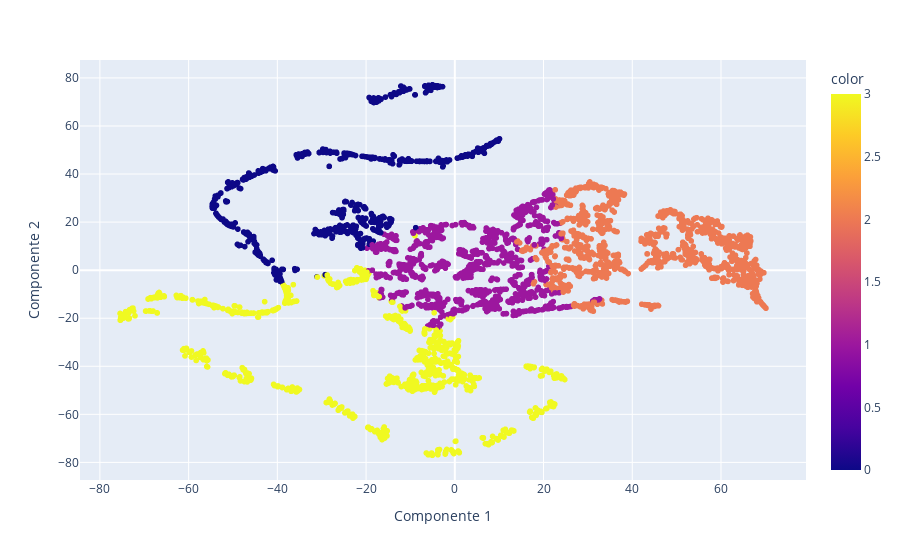

Write notebook code for a chart like this one.
### Markdown cell above
Por último, Mr. Lepin, impaciente de no entender lo que usted intenta explicarle, le solicita que por favor muestre algún resultado "visual" de los grupos encontrados.

Para esto, grafique nuevamente las características encontradas usando `T-SNE` (no calcule de nuevo, simplemente utilice las proyecciones encontradas) y agregue las labels calculadas con kmeans como el argumento `color`.   

Comente: ¿Se separan bien los distintos clusters en la visualización?

### Code cell
fig = px.scatter(df_transformed, x='Componente 1', y='Componente 2', color = cluster_labels)
fig.show()

### Figure 1 — Plotly figure (JSON) as saved in the notebook; plotly's stock layout.template omitted (floating-point values rounded to 4 significant figures; data arrays with more than 128 entries replaced by an {"elided": "..."} marker saying what was removed)
{"data": [{"hovertemplate": "Componente 1=%{x}<br>Componente 2=%{y}<br>color=%{marker.color}<extra></extra>", "legendgroup": "", "marker": {"color": {"elided": "4314 int values"}, "coloraxis": "coloraxis", "symbol": "circle"}, "mode": "markers", "name": "", "showlegend": false, "type": "scattergl", "x": {"elided": "4314 float values"}, "xaxis": "x", "y": {"elided": "4314 float values"}, "yaxis": "y"}], "layout": {"coloraxis": {"colorbar": {"title": {"text": "color"}}, "colorscale": [[0, "#0d0887"], [0.1111, "#46039f"], [0.2222, "#7201a8"], [0.3333, "#9c179e"], [0.4444, "#bd3786"], [0.5556, "#d8576b"], [0.6667, "#ed7953"], [0.7778, "#fb9f3a"], [0.8889, "#fdca26"], [1, "#f0f921"]]}, "legend": {"tracegroupgap": 0}, "margin": {"t": 60}, "xaxis": {"anchor": "y", "domain": [0, 1], "title": {"text": "Componente 1"}}, "yaxis": {"anchor": "x", "domain": [0, 1], "title": {"text": "Componente 2"}}}}
